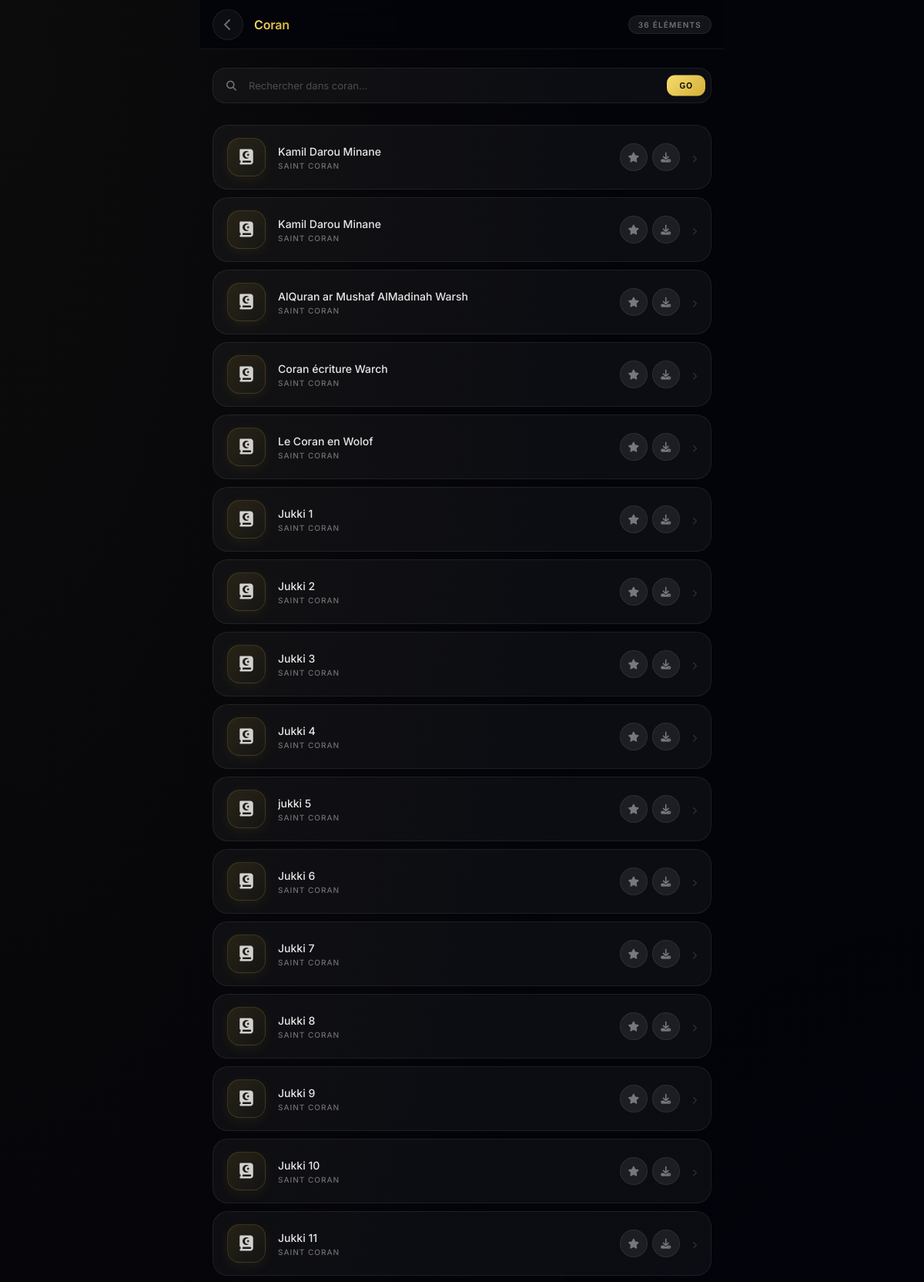
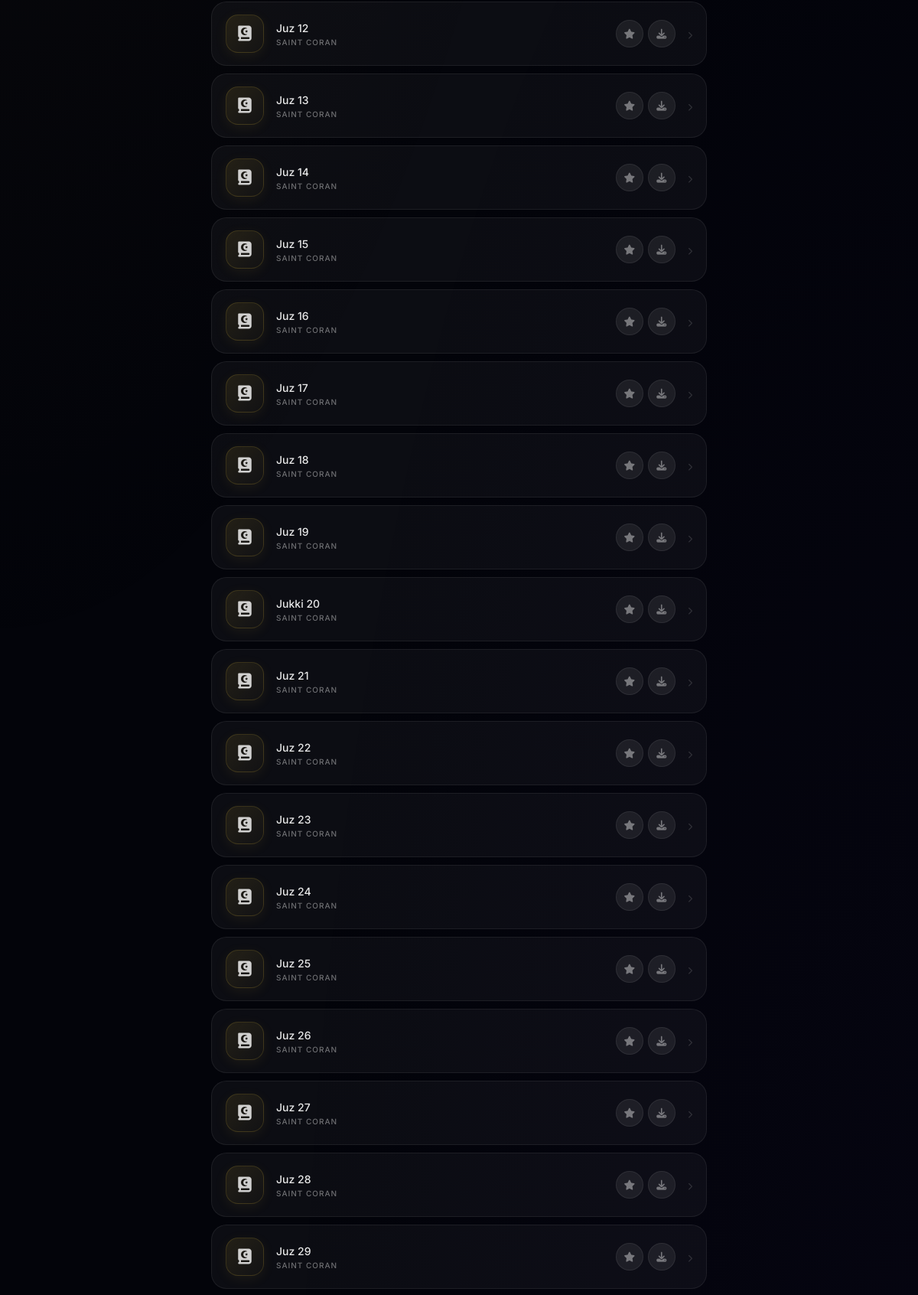
The page /collection/coran/ (signed in, upper part) on the database its author committed (2 pictures, top to bottom).
### bibliotheque/models.py (models this page shows, shortened)
class Coran(models.Model):
    titre = models.CharField(max_length=100, db_index=True)
    numero = models.IntegerField(blank=True, null=True)
    traduction_fr = models.TextField(blank=True, null=True)
    fichier_pdf = models.FileField(upload_to='coran_pdf/', blank=True, null=True)
    fichier_audio = models.FileField(upload_to='coran_audio/', blank=True, null=True)

### bibliotheque/views.py (the view)
# urls.py: path('collection/<str:categorie>/', views.liste_dynamique, name='liste'),
@login_required
def liste_dynamique(request, categorie):
    query = request.GET.get('search')
    template_name = 'bibliotheque/liste.html'
    items = []
    if categorie == 'khassida':
        items = Khassida.objects.all()
    elif categorie == 'zikr':
        items = Zikr.objects.all()
    elif categorie == 'wird':
        items = Wird.objects.all()
    elif categorie == 'coran':
        items = Coran.objects.all()
    if query and items:
        items = items.filter(titre__icontains=query)
    return render(request, template_name, {
        'items': items,
        'categorie': categorie,
        'query': query
    })

### bibliotheque/templates/bibliotheque/liste.html (shortened to what this page needs)
<!DOCTYPE html>
<html lang="fr">
<head>
    <link href="https://cdnjs.cloudflare.com/ajax/libs/font-awesome/6.4.0/css/all.min.css" rel="stylesheet">
</head>
<body>
    {% load bibliotheque_tags %}
    <div class="topbar">
        <a href="{% url 'home' %}" class="back-btn">
            <i class="fa-solid fa-chevron-left"></i>
        </a>
        <h1 class="topbar-title">
            <span>{{ categorie|title }}</span>
        </h1>
        <div class="item-count">{{ items|length }} éléments</div>
    </div>
    <div class="content">
        <form method="GET" action="">
            <div class="search-wrap">
                <i class="fa-solid fa-magnifying-glass search-icon"></i>
                <input type="text" name="search" value="{{ query|default:'' }}"
                       placeholder="Rechercher dans {{ categorie }}..."
                       class="search-input" autocomplete="off">
                <button type="submit" class="search-btn">Go</button>
            </div>
        </form>
        <div class="items-list">
            {% for item in items %}
            {% if 'zikr' in categorie|lower %}
                {% with target_url=item.id|stringformat:"s" %}
                <div class="item-card" style="animation-delay: {{ forloop.counter0 }}0ms">
                    <a href="{% url 'zikr_compteur' item.id %}" class="item-icon" style="text-decoration:none">
                        <i class="fa-solid fa-fingerprint"></i>
                    </a>
                    <div class="item-body">
                        <a href="{% url 'zikr_compteur' item.id %}" style="text-decoration:none">
                            <div class="item-title">{{ item.titre }}</div>
                            <div class="item-subtitle">Objectif : {{ item.objectif_par_defaut }} fois</div>
                        </a>
                    </div>
                    <a href="{% url 'toggle_favori' categorie item.id %}" class="fav-btn">
                        <i class="fa-solid fa-star"></i>
                    </a>
                    <a href="{% url 'zikr_compteur' item.id %}" style="text-decoration:none">
                        <i class="fa-solid fa-chevron-right item-arrow"></i>
                    </a>
                </div>
                {% endwith %}
            {% elif 'coran' in categorie|lower %}
                <div class="item-card" style="animation-delay: {{ forloop.counter0 }}0ms">
                    <a href="{% url 'lire_pdf' categorie item.id %}" class="item-icon white" style="text-decoration:none">
                        <i class="fa-solid fa-quran"></i>
                    </a>
                    <div class="item-body">
                        <a href="{% url 'lire_pdf' categorie item.id %}" style="text-decoration:none">
                            <div class="item-title">{{ item.titre }}</div>
                            <div class="item-subtitle">{{ item.auteur|default:"Saint Coran" }}</div>
                        </a>
                    </div>
                    <div style="display:flex; gap:6px; flex-shrink:0;">
                        <a href="{% url 'toggle_favori' categorie item.id %}" class="fav-btn">
                            <i class="fa-solid fa-star"></i>
                        </a>
                        <a href="{% url 'proxy_pdf' categorie item.id %}" download class="fav-btn" onclick="registerDownload(event, '{{ categorie }}', {{ item.id }})">
                            <i class="fa-solid fa-download"></i>
                        </a>
                    </div>
                    <a href="{% url 'lire_pdf' categorie item.id %}" style="text-decoration:none">
                        <i class="fa-solid fa-chevron-right item-arrow"></i>
                    </a>
                </div>
            {% endif %}
            {% empty %}
            <div class="empty-state">
                <div class="empty-icon"><i class="fa-solid fa-folder-open"></i></div>
                <div class="empty-title">Aucun élément trouvé</div>
                <div class="empty-sub">dans la catégorie {{ categorie }}</div>
            </div>
            {% endfor %}
        </div>
    </div>
</body>
</html>

### rows shown on the page
Coran: titre "Kamil Darou Minane", auteur "SAINT CORAN"
Coran: titre "Kamil Darou Minane", auteur "SAINT CORAN"
Coran: titre "AlQuran ar Mushaf AlMadinah Warsh", auteur "SAINT CORAN"
Coran: titre "Coran écriture Warch", auteur "SAINT CORAN"
Coran: titre "Le Coran en Wolof", auteur "SAINT CORAN"
Coran: titre "Jukki 1", auteur "SAINT CORAN"
Coran: titre "Jukki 2", auteur "SAINT CORAN"
Coran: titre "Jukki 3", auteur "SAINT CORAN"
Coran: titre "Jukki 4", auteur "SAINT CORAN"
Coran: titre "jukki 5", auteur "SAINT CORAN"
Coran: titre "Jukki 6", auteur "SAINT CORAN"
Coran: titre "Jukki 7", auteur "SAINT CORAN"
Coran: titre "Jukki 8", auteur "SAINT CORAN"
Coran: titre "Jukki 9", auteur "SAINT CORAN"
Coran: titre "Jukki 10", auteur "SAINT CORAN"
Coran: titre "Jukki 11", auteur "SAINT CORAN"
Coran: titre "Juz 12", auteur "SAINT CORAN"
Coran: titre "Juz 13", auteur "SAINT CORAN"
Coran: titre "Juz 14", auteur "SAINT CORAN"
Coran: titre "Juz 15", auteur "SAINT CORAN"
Coran: titre "Juz 16", auteur "SAINT CORAN"
Coran: titre "Juz 17", auteur "SAINT CORAN"
Coran: titre "Juz 18", auteur "SAINT CORAN"
Coran: titre "Juz 19", auteur "SAINT CORAN"
Coran: titre "Jukki 20", auteur "SAINT CORAN"
Coran: titre "Juz 21", auteur "SAINT CORAN"
Coran: titre "Juz 22", auteur "SAINT CORAN"
Coran: titre "Juz 23", auteur "SAINT CORAN"
Coran: titre "Juz 24", auteur "SAINT CORAN"
Coran: titre "Juz 25", auteur "SAINT CORAN"
Coran: titre "Juz 26", auteur "SAINT CORAN"
Coran: titre "Juz 27", auteur "SAINT CORAN"
Coran: titre "Juz 28", auteur "SAINT CORAN"
Coran: titre "Juz 29", auteur "SAINT CORAN"

### other values the page prints
{{ categorie|title }} "Coran"
{{ items|length }} "36"
